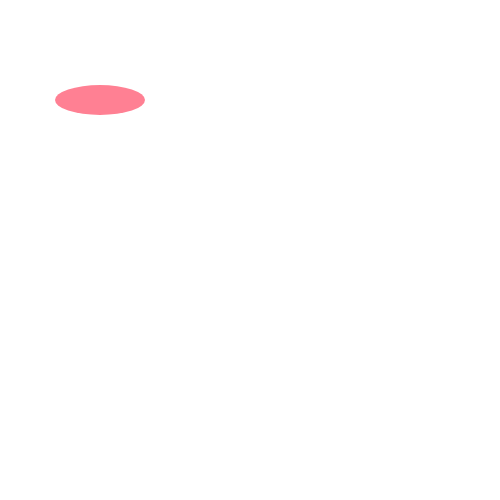
Frame 1 (no input)
Frame 60 (no input): identical to frame 1, image omitted
Frame 120 (the mouse pressed at the canvas centre since frame 60): identical to frame 1, image omitted

The p5.js sketch that drew this single still picture (run headless with seeded random() and noise() and a simulated clock; from frame 60 on, the mouse is pressed at the canvas centre):

// p5.js sketch
// ── sketch.js
function setup() {
  createCanvas(500, 500);
}

function draw() {
  background(255,255,255);
  noStroke();

  push();
  fill(255, 128, 147);

  ellipse(100,100,90,30);
  //ellipse(50,95,80,30);
  //ellipse(50,115,90,30);
  pop();

  //fill(255, 179, 191);
  //ellipse(100,100,100,120);
}
